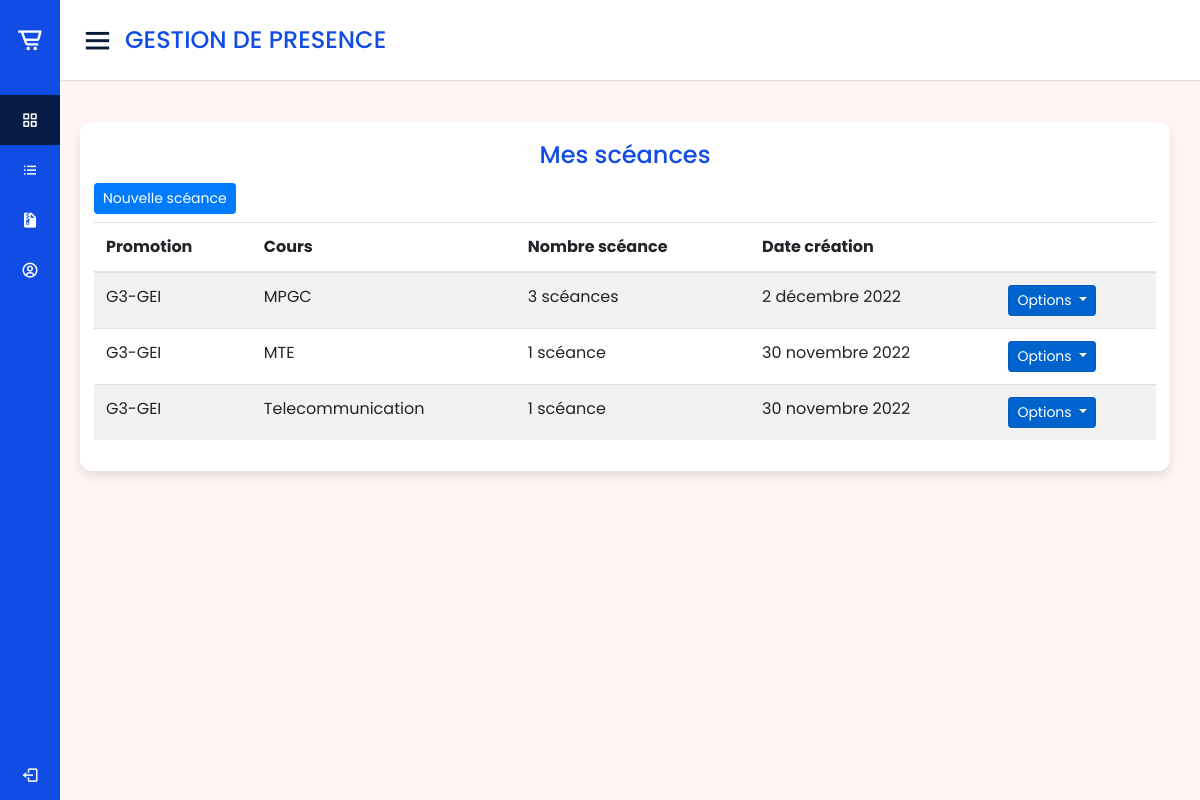
The app's page / (signed in) with its own data.
### gestion_presence/models.py (models this page shows, shortened)
class Sceance(models.Model):
    enseignant = models.ForeignKey(Enseignant, on_delete=models.CASCADE)
    promotion = models.CharField(max_length=30)
    cours = models.CharField(max_length=30)
    date_create = models.DateField(auto_now_add=True)
    def number_seance(self):
        number_seance = SceanceDay.objects.filter(sceance=self).count()
        return 1 if number_seance <= 0 else number_seance

### gestion_presence/views.py (the view)
# urls.py: path('', vues.index, name='index'),
@login_required
def index(request):
    try:
        enseignant = request.user.user_account
        mes_sceances = Sceance.objects.filter(enseignant=enseignant).order_by('-id')
        context = {
            'mes_sceances': mes_sceances,
        }
        return render(request, 'vues/index.html', context)
    except Exception as e:
        error_html = f"<html><body><h2>Error system: {e}</h2></body></html>"
        return HttpResponse(error_html)

### templates/vues/index.html (shortened to what this page needs)
{% extends 'layouts/base.html' %}
{% block content %}
    {% if mes_sceances %}
        <div class="table-responsive">
            <div class="title normal-color text-center">Mes scéances</div>
            <a href="{% url 'presence:add_sceance' %}" class="btn btn-primary btn-sm mb-2">Nouvelle scéance</a>
            <table class="table table-striped">
                <thead>
                  <tr>
                    <th scope="col">Promotion</th>
                    <th scope="col">Cours</th>
                    <th scope="col">Nombre scéance</th>
                    <th scope="col">Date création</th>
                    <th scope="col"></th>
                  </tr>
                </thead>
                <tbody>
                    {% for sceance in mes_sceances %}
                        <tr>
                            <td>{{sceance.promotion}}</td>
                            <td>{{sceance.cours}}</td>
                            {% if sceance.number_seance <= 1 %}
                                <td>{{sceance.number_seance}} scéance</td>
                            {% else %}
                                <td>{{sceance.number_seance}} scéances</td>
                            {% endif %}
                            <td>{{sceance.date_create}}</td>
                            <td>
                                <div class="dropdown show">
                                    <a class="btn btn-primary btn-sm dropdown-toggle" href="#" role="button" id="dropdownMenuLink" data-toggle="dropdown" aria-haspopup="true" aria-expanded="false">
                                        Options
                                    </a>
                                </div>
                            </td>
                        </tr>
                    {% endfor %}
                </tbody>
            </table>
        </div>
    {% endif %}
{% endblock content %}

### static/css/style.css (style rules this page uses)
* { margin: 0; padding: 0; box-sizing: border-box; font-family: 'Poppins', sans-serif; }
.normal-color { color: #114de4; }
.sales-boxes .title { font-size: 24px; font-weight: 500; margin-bottom: 10px; }

### records on screen
Sceance: promotion "G3-GEI", cours "MPGC", number_seance "3", date_create "2 décembre 2022"
Sceance: promotion "G3-GEI", cours "MTE", number_seance "1", date_create "30 novembre 2022"
Sceance: promotion "G3-GEI", cours "Telecommunication", number_seance "1", date_create "30 novembre 2022"
